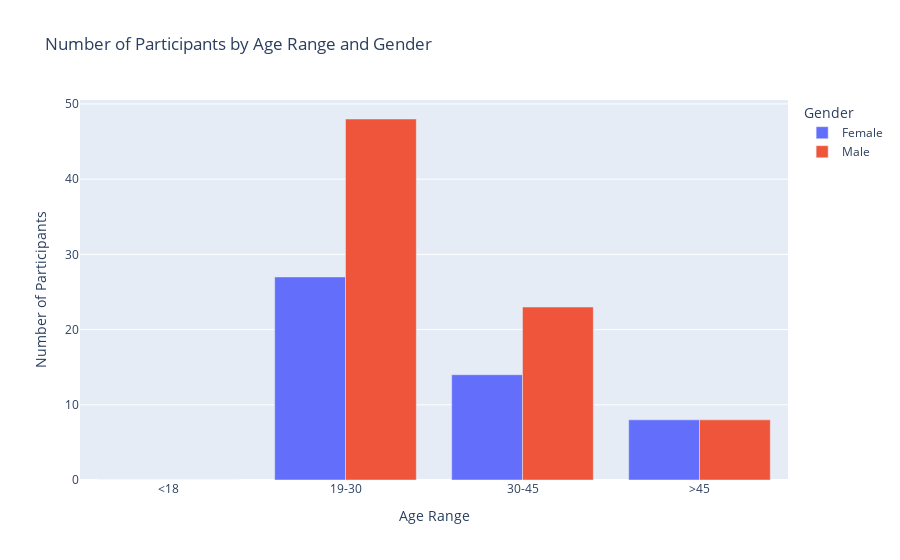

Notebook cell for this chart:
### Code cell
import pandas as pd
import plotly.express as px



# Correctly parse the 'Age' column into numeric values
data['Age'] = pd.to_numeric(data['Age'], errors='coerce')

# Convert the 'Gender' representation from numeric to categorical
data['Gender'] = data['Gender'].replace({'1': 'Male', '2': 'Female'})

# Define new age bins and labels
age_bins = [-float('inf'), 18, 30, 45, float('inf')]
age_labels = ['<18', '19-30', '30-45', '>45']

# Create 'AgeRange' based on the new bins
data['AgeRange'] = pd.cut(data['Age'], bins=age_bins, labels=age_labels)

# Group the data by 'AgeRange' and 'Gender', then count occurrences
grouped_data = data.groupby(['AgeRange', 'Gender']).size().reset_index(name='count')

# Create a bar plot with the updated age ranges
fig = px.bar(grouped_data, x='AgeRange', y='count', color='Gender',
             title="Number of Participants by Age Range and Gender",
             labels={"AgeRange": "Age Range", "count": "Number of Participants", "Gender": "Gender"},
             barmode='group')  # 'group' places bars for Male and Female side by side

# Show the plot
fig.show()

### Figure 1 — Plotly figure (JSON) as saved in the notebook; plotly's stock layout.template omitted (floating-point values rounded to 4 significant figures)
{"data": [{"alignmentgroup": "True", "hovertemplate": "Gender=Female<br>Age Range=%{x}<br>Number of Participants=%{y}<extra></extra>", "legendgroup": "Female", "marker": {"color": "#636efa", "pattern": {"shape": ""}}, "name": "Female", "offsetgroup": "Female", "orientation": "v", "showlegend": true, "textposition": "auto", "type": "bar", "x": ["<18", "19-30", "30-45", ">45"], "xaxis": "x", "y": [0, 27, 14, 8], "yaxis": "y"}, {"alignmentgroup": "True", "hovertemplate": "Gender=Male<br>Age Range=%{x}<br>Number of Participants=%{y}<extra></extra>", "legendgroup": "Male", "marker": {"color": "#EF553B", "pattern": {"shape": ""}}, "name": "Male", "offsetgroup": "Male", "orientation": "v", "showlegend": true, "textposition": "auto", "type": "bar", "x": ["<18", "19-30", "30-45", ">45"], "xaxis": "x", "y": [0, 48, 23, 8], "yaxis": "y"}], "layout": {"barmode": "group", "legend": {"title": {"text": "Gender"}, "tracegroupgap": 0}, "title": {"text": "Number of Participants by Age Range and Gender"}, "xaxis": {"anchor": "y", "domain": [0, 1], "title": {"text": "Age Range"}}, "yaxis": {"anchor": "x", "domain": [0, 1], "title": {"text": "Number of Participants"}}}}
